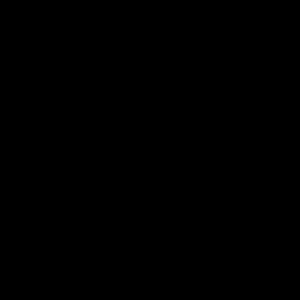
Frame 1 (no input)
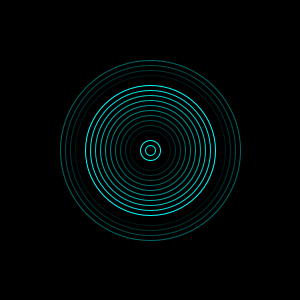
Frame 60 (the mouse pressed at the canvas centre just before this capture)
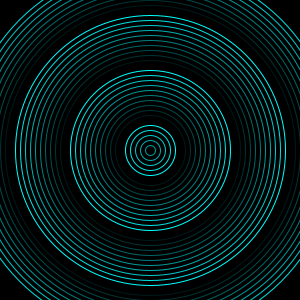
Frame 120 (the mouse held since frame 60 and released just before this capture)

The Processing sketch that drew these frames (run headless with seeded random() and noise(); from frame 60 on, the mouse is pressed at the canvas centre):

// Processing sketch: processing_18541
// ── processing_18541.pde

void setup(){
  size(300,300);
  background(0);
  frameRate(5);
  colorMode(RGB,100);
}

int a = 0;
int b = 100;
int c = 0;

void draw(){
  
  ellipseMode(CENTER);
  
  stroke(b,a,a);
  noFill();
  ellipse(width/2,height/2,c,c);
  a+=10;
  b-=10;
  c+=10;

  if (a>100){
    a=0;
  }
    
  if (b<0){
    b=0;
  }
  
  if (c>400){
    background(0);
    c=0;
  }
}
  
